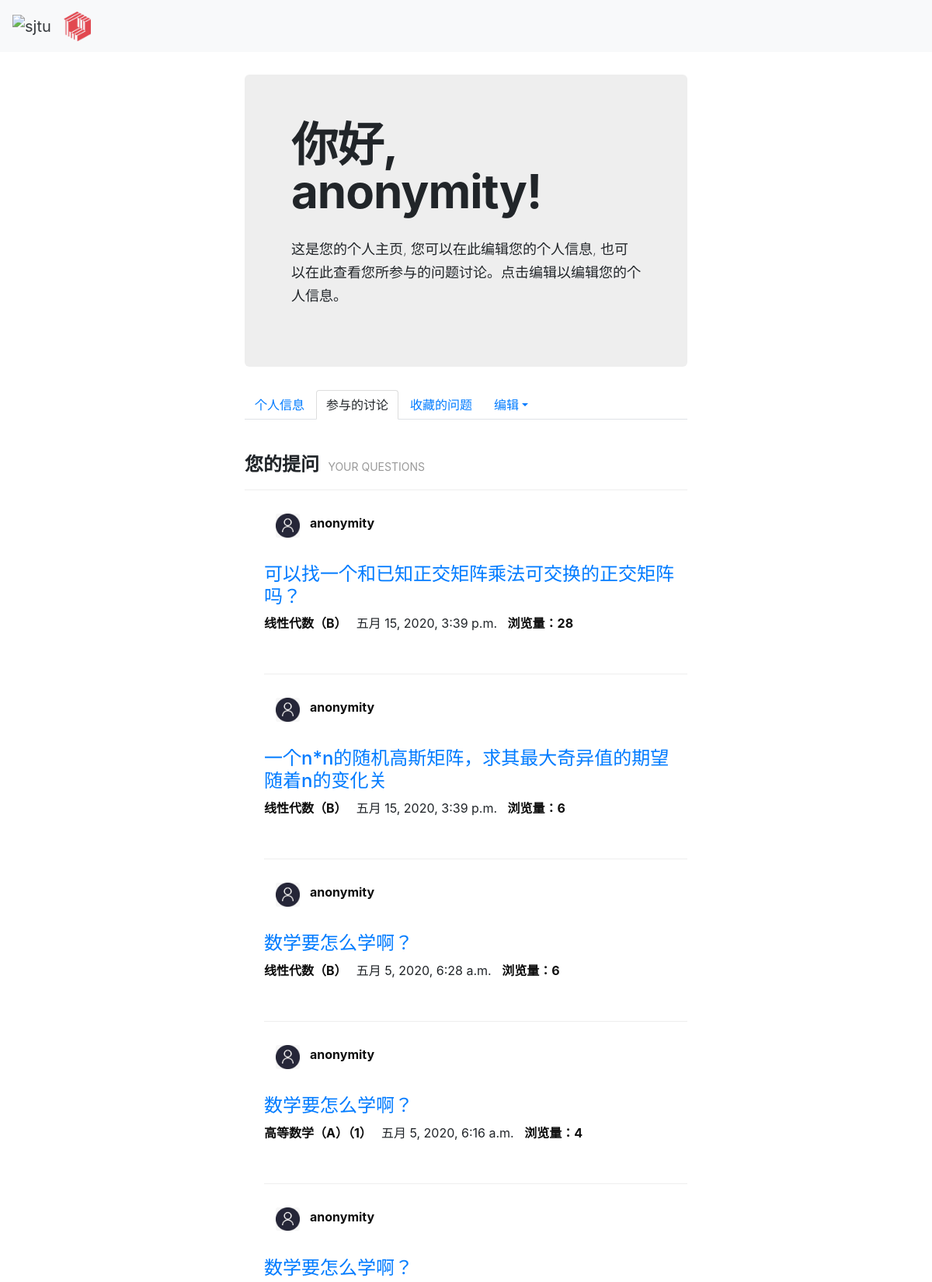
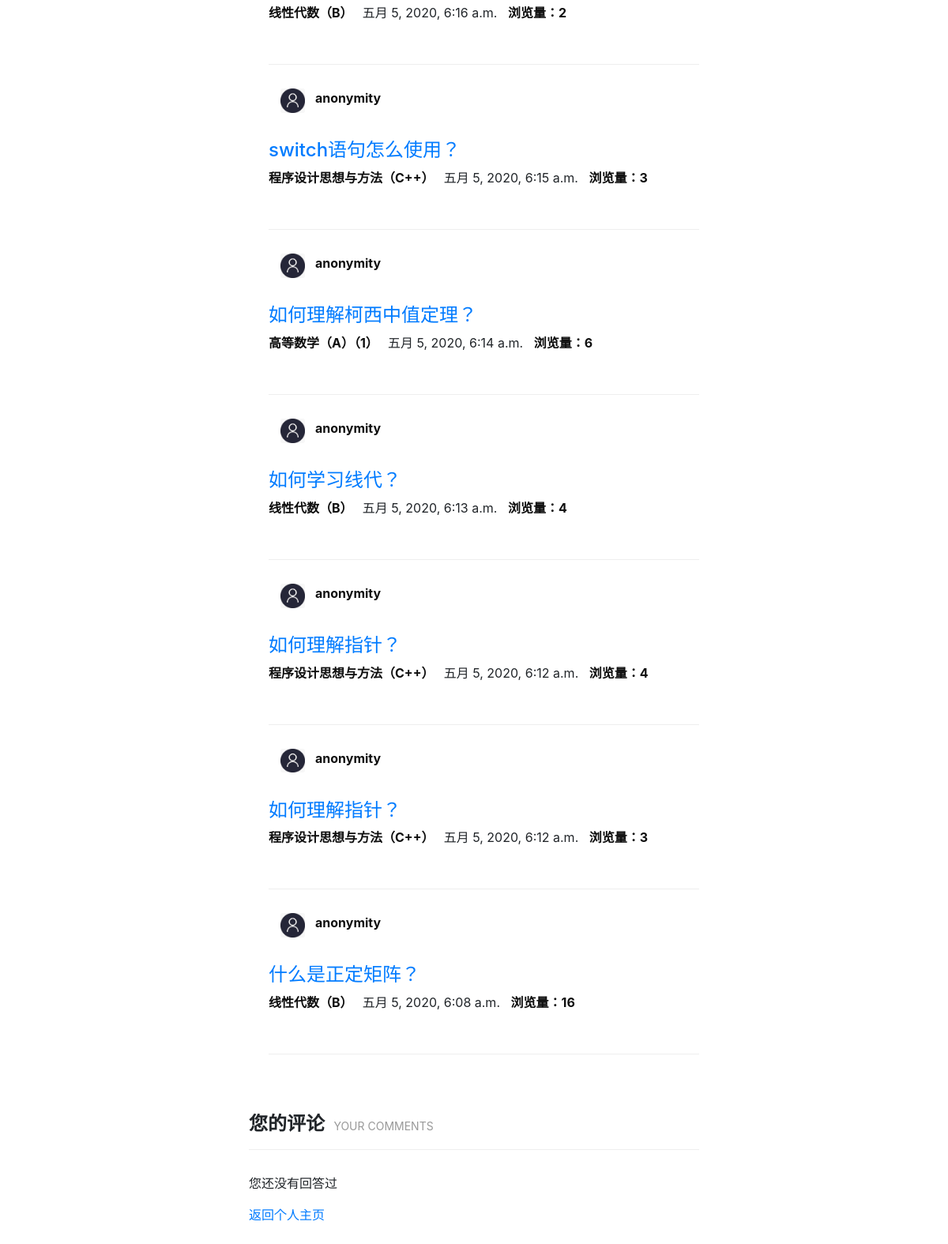
The app's page /qas_system/userpage/related_discuss/ (signed in) with its own data (2 pictures, top to bottom).
### qas_system/models.py (models this page shows, shortened)
class User(models.Model):
    user_name = models.CharField(verbose_name='用户名', max_length=30, blank=False, unique=True)
    password = models.CharField(verbose_name='密码', max_length=30, blank=False)
    avatar = models.ImageField(upload_to='avatar/', verbose_name='头像', blank=True, null=True)
    email = models.CharField(max_length=20, default='', verbose_name='邮箱', blank=True, null=True)
    bio = models.TextField(max_length=500, default='', verbose_name='个人简介', blank=True, null=True)
    college = models.CharField(max_length=30, default='', verbose_name='学院', blank=True, null=True)
    major = models.CharField(max_length=20, default='', verbose_name='专业', blank=True, null=True)
    grade = models.CharField(max_length=20, default='', verbose_name='年级', blank=True, null=True)
    sex = models.CharField(max_length=2, default='', verbose_name='性别', blank=True, null=True)
    collect_question = models.ManyToManyField('Question')
    def __str__(self):
        return self.user_name

class Question(models.Model):
    question_title = models.CharField(verbose_name='标题', max_length=30, blank=False)
    question_text = RichTextField(verbose_name='具体描述')
    question_subject = models.ForeignKey('Subject', verbose_name='科目', on_delete=models.CASCADE)
    pub_date = models.DateTimeField(auto_now=True, verbose_name='提问日期')
    page_views = models.PositiveIntegerField(default=0, verbose_name='浏览量')
    questioner = models.ForeignKey('User', verbose_name='提问者', on_delete=models.CASCADE)
    good_num = models.IntegerField(default=0, verbose_name='点赞量')

class Subject(models.Model):
    name = models.CharField(max_length=30, unique=True, verbose_name='科目名称')
    def __str__(self):
        return self.name

### qas_system/views.py (the view)
# urls.py: path('userpage/related_discuss/', views.userpage_related_discuss),  # 查看参与的讨论
def userpage_related_discuss(request):
    my_ask = Question.objects.filter(questioner_id=request.session['user_id']).order_by('-pub_date')
    my_answer_detail = Comment.objects.filter(comment_person=request.session['user_id']).order_by('-pub_date')
    user = models.User.objects.get(id=request.session['user_id'])
    return render(request, 'personal_related_discuss.html',
                  {'my_ask': my_ask, 'my_answer_detail': my_answer_detail, 'user': user})

### templates/personal_related_discuss.html (shortened to what this page needs)
{% extends 'base.html' %}
{% load static %}
{% block link_before %}
    <link href="{% static 'bootstrap-combined.min.css' %}" rel="stylesheet">
{% endblock %}
{% block link_after %}
    <link href="{% static 'layoutit.css'%}" rel="stylesheet">
{% endblock %}
{% block content %}
<div class="container-fluid">
	<div class="row-fluid">
		<div class="span3">
		</div>
		<div class="span6">
			<div class="hero-unit">
				<h1>
					<strong>你好, {{ user.user_name }}!</strong>
				</h1>
                <div>&nbsp;</div>
				<p>
					这是您的个人主页, 您可以在此编辑您的个人信息, 也可以在此查看您所参与的问题讨论。点击编辑以编辑您的个人信息。
				</p>
			</div>
			<ul class="nav nav-tabs">
				<li>
					<a  href="/qas_system/userpage/">个人信息</a>
				</li>
				<li class="active">
					<a>参与的讨论</a>
				</li>
                <li>
					<a href="/qas_system/userpage/collect_question/">收藏的问题</a>
				</li>
				<li class="dropdown" >
                    <a href="#" data-toggle="dropdown" class="dropdown-toggle">编辑</a>
				</li>
			</ul>
            <div>&nbsp;</div>
<div class="page-header" contenteditable="true"><h4><strong>您的提问 &nbsp;<small>YOUR QUESTIONS</small></strong></h4></div>
{% if my_ask %}
    <ul>
    {% for question in my_ask %}
        <div class="desc">
            <div class="container-fluid">
                 <div class="span1">
                     {% if question.questioner.avatar %}
                         <img style="width: 50px" src="{{ user.avatar.url }}" class="card-img"/>
                     {% else %}
                         <img style="width: 50px" src="/media/avatar/default0.jpg" class="card-img"/>
                     {% endif %}
                 </div>
				 <div class="span10">
                     <a href="#" style="color: #0e0e0e"><strong>{{ question.questioner }}</strong></a>
                     <p style="color: #0e0e0e" class="pl">{{ question.questioner.bio }}&nbsp;</p>
                 </div>
			</div>
            <h4><a href="/qas_system/question/{{ question.id }}/">{{ question.question_title }}</a></h4>
			<p class="meta">
				 <span class="sub"><a href="#" style="color: #0e0e0e"><strong>{{ question.question_subject }}&nbsp;&nbsp;</strong></a></span>
				 <span class="date">{{ question.pub_date }}</span>
                 <span><a href="#" style="color: #0e0e0e">&nbsp;&nbsp;<strong>浏览量：{{ question.page_views }}</strong></a></span>
			</p>
        </div>
        <div class="page-header" contenteditable="true"></div>
    {% endfor %}
    </ul>
{% else %}
    <p>您还没有提问过</p>
{% endif %}
<p>&nbsp;</p>
<div class="page-header" contenteditable="true"><h4><strong>您的评论 &nbsp;<small>YOUR COMMENTS</small></strong></h4></div>
{% if my_answer_detail %}
    <ul>
    {% for comment in my_answer_detail %}
        <div class="desc">
            <div class="container-fluid">
                 <div class="span1">
                     {% if comment.question.questioner.avatar %}
                         <img style="width: 50px" src="{{ user.avatar.url }}" class="card-img"/>
                     {% else %}
                         <img style="width: 50px" src="/media/avatar/default0.jpg" class="card-img"/>
                     {% endif %}
                 </div>
				 <div class="span10">
                     <a href="#" style="color: #0e0e0e"><strong>{{ comment.question.questioner }}</strong></a>
                     <p style="color: #0e0e0e" class="pl">{{ comment.question.questioner.bio }}&nbsp;</p>
                 </div>
			</div>
            <h4><a href="/qas_system/question/{{ comment.question.id }}/">{{ comment.question.question_title }}</a></h4>
			<p class="meta">
				 <span class="sub"><a href="#" style="color: #0e0e0e"><strong>{{ comment.question.question_subject }}&nbsp;&nbsp;</strong></a></span>
				 <span class="date">{{ comment.question.pub_date }}</span>
                 <span><a href="#" style="color: #0e0e0e">&nbsp;&nbsp;<strong>浏览量：{{ comment.question.page_views }}</strong></a></span>
			</p>
            <p><strong>您在该问题下回答/评论了：</strong></p>
                {{ comment.comment_text }}
        </div>
        <div class="page-header" contenteditable="true"></div>
    {% endfor %}
    </ul>
{% else %}
    <p>您还没有回答过</p>
{% endif %}
<a href="/qas_system/userpage/", target="_self">返回个人主页</a>
		</div>
		<div class="span3">
		</div>
	</div>
</div>
{% endblock %}

### static/mycss/header.css (style rules this page uses)
.pl { width: 500px; overflow:hidden; text-overflow:ellipsis; white-space: nowrap; }

### static/layoutit.css (style rules this page uses)
body { padding-top:0px; padding-bottom: 40px; margin-left:0px; -webkit-transition: margin 500ms ease; -moz-transition: margin 500ms ease; -ms-transition: margin 500ms ease; -o-transition: margin 500ms ease; transition: margin 500ms ease; }

### records on screen
User: user_name "anonymity"
Question: questioner "anonymity", question_title "可以找一个和已知正交矩阵乘法可交换的正交矩阵吗？", question_subject "线性代数（B）", pub_date "五月 15, 2020, 3:39 p.m.", page_views "28"
Question: questioner "anonymity", question_title "一个n*n的随机高斯矩阵，求其最大奇异值的期望随着n的变化关", question_subject "线性代数（B）", pub_date "五月 15, 2020, 3:39 p.m.", page_views "6"
Question: questioner "anonymity", question_title "数学要怎么学啊？", question_subject "线性代数（B）", pub_date "五月 5, 2020, 6:28 a.m.", page_views "6"
Question: questioner "anonymity", question_title "数学要怎么学啊？", question_subject "高等数学（A）（1）", pub_date "五月 5, 2020, 6:16 a.m.", page_views "4"
Question: questioner "anonymity", question_title "数学要怎么学啊？", question_subject "线性代数（B）", pub_date "五月 5, 2020, 6:16 a.m.", page_views "2"
Question: questioner "anonymity", question_title "switch语句怎么使用？", question_subject "程序设计思想与方法（C++）", pub_date "五月 5, 2020, 6:15 a.m.", page_views "3"
Question: questioner "anonymity", question_title "如何理解柯西中值定理？", question_subject "高等数学（A）（1）", pub_date "五月 5, 2020, 6:14 a.m.", page_views "6"
Question: questioner "anonymity", question_title "如何学习线代？", question_subject "线性代数（B）", pub_date "五月 5, 2020, 6:13 a.m.", page_views "4"
Question: questioner "anonymity", question_title "如何理解指针？", question_subject "程序设计思想与方法（C++）", pub_date "五月 5, 2020, 6:12 a.m.", page_views "4"
Question: questioner "anonymity", question_title "如何理解指针？", question_subject "程序设计思想与方法（C++）", pub_date "五月 5, 2020, 6:12 a.m.", page_views "3"
Question: questioner "anonymity", question_title "什么是正定矩阵？", question_subject "线性代数（B）", pub_date "五月 5, 2020, 6:08 a.m.", page_views "16"
